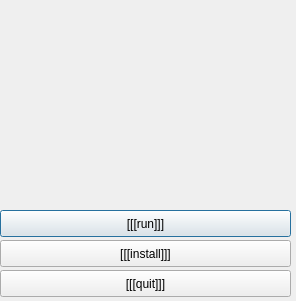
<ui version="4.0" >
 <class>App</class>
 <widget class="QDialog" name="App" >
  <property name="geometry" >
   <rect>
    <x>0</x>
    <y>0</y>
    <width>296</width>
    <height>301</height>
   </rect>
  </property>
  <property name="windowTitle" >
   <string>[[[windowTitle]]]</string>
  </property>
  <property name="windowIcon" >
   <iconset resource="../src/autorun.qrc" >:/resource1/moulin.xpm</iconset>
  </property>
  <property name="layoutDirection" >
   <enum>[[[layoutDirection]]]</enum>
  </property>
  <widget class="QLabel" name="label_logo" >
   <property name="geometry" >
    <rect>
     <x>0</x>
     <y>0</y>
     <width>300</width>
     <height>200</height>
    </rect>
   </property>
   <property name="text" >
    <string/>
   </property>
   <property name="pixmap" >
    <pixmap resource="../src/autorun.qrc" >:/resource1/autorun.png</pixmap>
   </property>
  </widget>
  <widget class="QPushButton" name="pushButton_run" >
   <property name="geometry" >
    <rect>
     <x>0</x>
     <y>210</y>
     <width>291</width>
     <height>27</height>
    </rect>
   </property>
   <property name="layoutDirection" >
    <enum>[[[layoutDirection]]]</enum>
   </property>
   <property name="text" >
    <string>[[[run]]]</string>
   </property>
  </widget>
  <widget class="QPushButton" name="pushButton_install" >
   <property name="geometry" >
    <rect>
     <x>0</x>
     <y>240</y>
     <width>291</width>
     <height>27</height>
    </rect>
   </property>
   <property name="layoutDirection" >
    <enum>[[[layoutDirection]]]</enum>
   </property>
   <property name="text" >
    <string>[[[install]]]</string>
   </property>
  </widget>
  <widget class="QPushButton" name="pushButton_quit" >
   <property name="geometry" >
    <rect>
     <x>0</x>
     <y>270</y>
     <width>291</width>
     <height>27</height>
    </rect>
   </property>
   <property name="layoutDirection" >
    <enum>[[[layoutDirection]]]</enum>
   </property>
   <property name="text" >
    <string>[[[quit]]]</string>
   </property>
  </widget>
 </widget>
 <resources>
  <include location="../src/autorun.qrc" />
 </resources>
 <connections/>
</ui>
